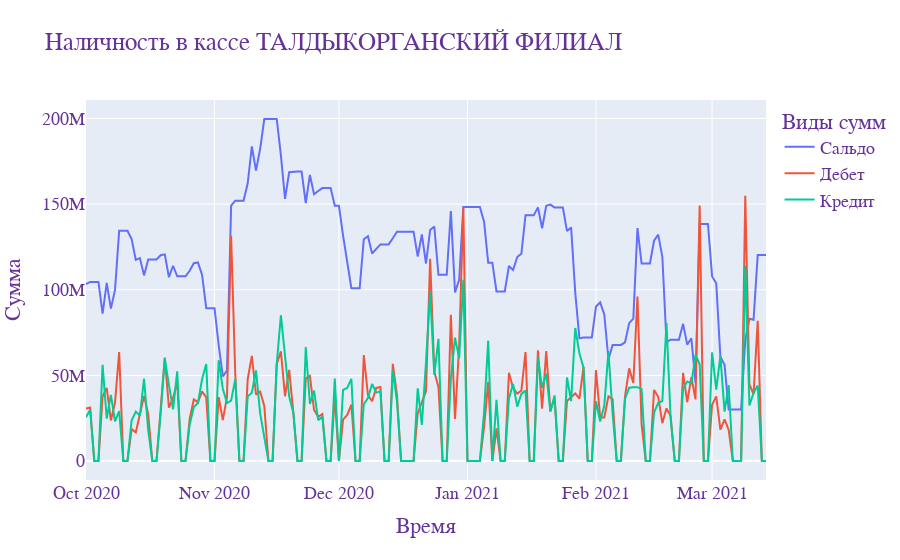

The code cell stored with this chart in its notebook:
### Code cell
import plotly.graph_objects as go 

fig = go.Figure()
fig.add_trace(go.Scatter(x=df.dt, y=df.saldo, mode='lines', name='Сальдо'))
fig.add_trace(go.Scatter(x=df.dt, y=df.debet, mode='lines', name='Дебет'))
fig.add_trace(go.Scatter(x=df.dt, y=df.credit, mode='lines', name='Кредит'))

fig.update_layout(
    title="Наличность в кассе ТАЛДЫКОРГАНСКИЙ ФИЛИАЛ",
    xaxis_title="Время",
    yaxis_title="Сумма",
    legend_title="Виды сумм",
    font=dict(
        family="Courier New, monospace",
        size=18,
        color="RebeccaPurple"
    )
)

fig.show()

### Figure 1 — Plotly figure (JSON) as saved in the notebook; plotly's stock layout.template omitted (floating-point values rounded to 4 significant figures; data arrays with more than 128 entries replaced by an {"elided": "..."} marker saying what was removed)
{"data": [{"mode": "lines", "name": "Сальдо", "type": "scatter", "x": {"elided": "165 str values"}, "y": {"elided": "165 int values"}}, {"mode": "lines", "name": "Дебет", "type": "scatter", "x": {"elided": "165 str values"}, "y": {"elided": "165 int values"}}, {"mode": "lines", "name": "Кредит", "type": "scatter", "x": {"elided": "165 str values"}, "y": {"elided": "165 int values"}}], "layout": {"font": {"color": "RebeccaPurple", "family": "Courier New, monospace", "size": 18}, "legend": {"title": {"text": "Виды сумм"}}, "title": {"text": "Наличность в кассе ТАЛДЫКОРГАНСКИЙ ФИЛИАЛ"}, "xaxis": {"title": {"text": "Время"}}, "yaxis": {"title": {"text": "Сумма"}}}}
